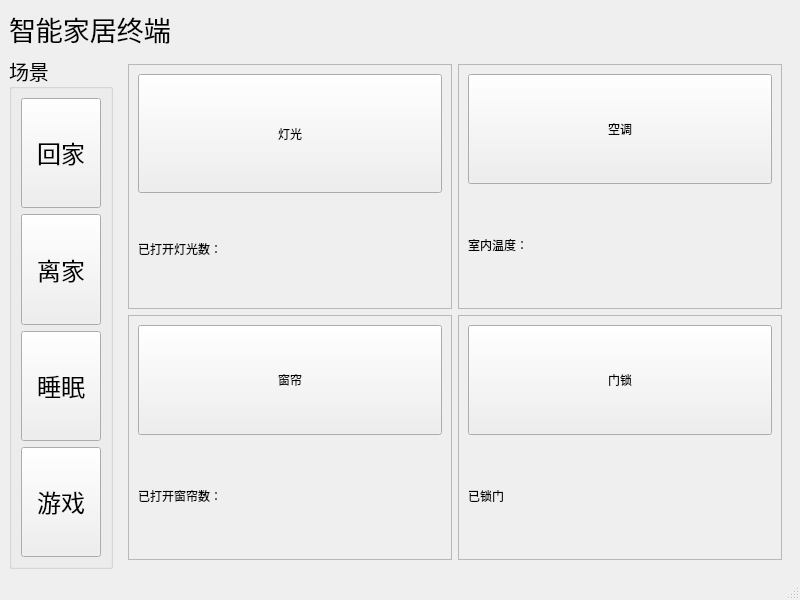
<?xml version="1.0" encoding="UTF-8"?>
<ui version="4.0">
 <class>MainWindow</class>
 <widget class="QMainWindow" name="MainWindow">
  <property name="geometry">
   <rect>
    <x>0</x>
    <y>0</y>
    <width>800</width>
    <height>600</height>
   </rect>
  </property>
  <property name="windowTitle">
   <string>MainWindow</string>
  </property>
  <widget class="QWidget" name="centralwidget">
   <layout class="QVBoxLayout" name="verticalLayout_2">
    <item>
     <widget class="QLabel" name="label">
      <property name="font">
       <font>
        <family>华文中宋</family>
        <pointsize>20</pointsize>
       </font>
      </property>
      <property name="text">
       <string>智能家居终端</string>
      </property>
     </widget>
    </item>
    <item>
     <layout class="QHBoxLayout" name="horizontalLayout">
      <item>
       <widget class="QGroupBox" name="groupBox">
        <property name="font">
         <font>
          <family>楷体</family>
          <pointsize>15</pointsize>
         </font>
        </property>
        <property name="title">
         <string>场景</string>
        </property>
        <layout class="QVBoxLayout" name="verticalLayout">
         <item>
          <widget class="QPushButton" name="comingHomeModeButton">
           <property name="sizePolicy">
            <sizepolicy hsizetype="Minimum" vsizetype="Expanding">
             <horstretch>0</horstretch>
             <verstretch>0</verstretch>
            </sizepolicy>
           </property>
           <property name="font">
            <font>
             <family>楷体</family>
             <pointsize>18</pointsize>
            </font>
           </property>
           <property name="text">
            <string>回家</string>
           </property>
          </widget>
         </item>
         <item>
          <widget class="QPushButton" name="leavingHomeModeButton">
           <property name="sizePolicy">
            <sizepolicy hsizetype="Minimum" vsizetype="Expanding">
             <horstretch>0</horstretch>
             <verstretch>0</verstretch>
            </sizepolicy>
           </property>
           <property name="font">
            <font>
             <family>楷体</family>
             <pointsize>18</pointsize>
            </font>
           </property>
           <property name="text">
            <string>离家</string>
           </property>
          </widget>
         </item>
         <item>
          <widget class="QPushButton" name="SleepModeButton">
           <property name="sizePolicy">
            <sizepolicy hsizetype="Minimum" vsizetype="Expanding">
             <horstretch>0</horstretch>
             <verstretch>0</verstretch>
            </sizepolicy>
           </property>
           <property name="font">
            <font>
             <family>楷体</family>
             <pointsize>18</pointsize>
            </font>
           </property>
           <property name="text">
            <string>睡眠</string>
           </property>
          </widget>
         </item>
         <item>
          <widget class="QPushButton" name="GameModeButton">
           <property name="sizePolicy">
            <sizepolicy hsizetype="Minimum" vsizetype="Expanding">
             <horstretch>0</horstretch>
             <verstretch>0</verstretch>
            </sizepolicy>
           </property>
           <property name="font">
            <font>
             <family>楷体</family>
             <pointsize>18</pointsize>
            </font>
           </property>
           <property name="text">
            <string>游戏</string>
           </property>
          </widget>
         </item>
        </layout>
       </widget>
      </item>
      <item>
       <widget class="QStackedWidget" name="stackedWidget">
        <property name="currentIndex">
         <number>0</number>
        </property>
        <widget class="QWidget" name="MainPage">
         <layout class="QGridLayout" name="gridLayout">
          <item row="0" column="0">
           <widget class="QFrame" name="frame">
            <property name="frameShape">
             <enum>QFrame::Shape::StyledPanel</enum>
            </property>
            <property name="frameShadow">
             <enum>QFrame::Shadow::Raised</enum>
            </property>
            <layout class="QVBoxLayout" name="verticalLayout_3">
             <item>
              <widget class="QPushButton" name="LightButton">
               <property name="sizePolicy">
                <sizepolicy hsizetype="Preferred" vsizetype="Preferred">
                 <horstretch>0</horstretch>
                 <verstretch>0</verstretch>
                </sizepolicy>
               </property>
               <property name="text">
                <string>灯光</string>
               </property>
              </widget>
             </item>
             <item>
              <widget class="QLabel" name="Lightlabel">
               <property name="sizePolicy">
                <sizepolicy hsizetype="Minimum" vsizetype="Preferred">
                 <horstretch>0</horstretch>
                 <verstretch>0</verstretch>
                </sizepolicy>
               </property>
               <property name="maximumSize">
                <size>
                 <width>100</width>
                 <height>100</height>
                </size>
               </property>
               <property name="text">
                <string>已打开灯光数：</string>
               </property>
              </widget>
             </item>
            </layout>
           </widget>
          </item>
          <item row="0" column="1">
           <widget class="QFrame" name="frame_2">
            <property name="frameShape">
             <enum>QFrame::Shape::StyledPanel</enum>
            </property>
            <property name="frameShadow">
             <enum>QFrame::Shadow::Raised</enum>
            </property>
            <layout class="QVBoxLayout" name="verticalLayout_5">
             <item>
              <widget class="QPushButton" name="AcButton">
               <property name="sizePolicy">
                <sizepolicy hsizetype="Preferred" vsizetype="Preferred">
                 <horstretch>0</horstretch>
                 <verstretch>0</verstretch>
                </sizepolicy>
               </property>
               <property name="text">
                <string>空调</string>
               </property>
              </widget>
             </item>
             <item>
              <widget class="QLabel" name="Aclabel">
               <property name="text">
                <string>室内温度：</string>
               </property>
              </widget>
             </item>
            </layout>
           </widget>
          </item>
          <item row="1" column="0">
           <widget class="QFrame" name="frame_3">
            <property name="frameShape">
             <enum>QFrame::Shape::StyledPanel</enum>
            </property>
            <property name="frameShadow">
             <enum>QFrame::Shadow::Raised</enum>
            </property>
            <layout class="QVBoxLayout" name="verticalLayout_4">
             <item>
              <widget class="QPushButton" name="CurtainButton">
               <property name="sizePolicy">
                <sizepolicy hsizetype="Preferred" vsizetype="Preferred">
                 <horstretch>0</horstretch>
                 <verstretch>0</verstretch>
                </sizepolicy>
               </property>
               <property name="text">
                <string>窗帘</string>
               </property>
              </widget>
             </item>
             <item>
              <widget class="QLabel" name="Curtainlabel">
               <property name="text">
                <string>已打开窗帘数：</string>
               </property>
              </widget>
             </item>
            </layout>
           </widget>
          </item>
          <item row="1" column="1">
           <widget class="QFrame" name="frame_4">
            <property name="frameShape">
             <enum>QFrame::Shape::StyledPanel</enum>
            </property>
            <property name="frameShadow">
             <enum>QFrame::Shadow::Raised</enum>
            </property>
            <layout class="QVBoxLayout" name="verticalLayout_6">
             <item>
              <widget class="QPushButton" name="LockButton">
               <property name="sizePolicy">
                <sizepolicy hsizetype="Preferred" vsizetype="Preferred">
                 <horstretch>0</horstretch>
                 <verstretch>0</verstretch>
                </sizepolicy>
               </property>
               <property name="text">
                <string>门锁</string>
               </property>
              </widget>
             </item>
             <item>
              <widget class="QLabel" name="Locklabel">
               <property name="text">
                <string>已锁门</string>
               </property>
              </widget>
             </item>
            </layout>
           </widget>
          </item>
         </layout>
        </widget>
        <widget class="QWidget" name="CurtainPage">
         <layout class="QVBoxLayout" name="verticalLayout_14">
          <item>
           <layout class="QHBoxLayout" name="horizontalLayout_19">
            <item>
             <widget class="QLabel" name="label_18">
              <property name="font">
               <font>
                <pointsize>13</pointsize>
               </font>
              </property>
              <property name="text">
               <string>客厅窗帘</string>
              </property>
             </widget>
            </item>
            <item>
             <widget class="QPushButton" name="pushButton_3">
              <property name="sizePolicy">
               <sizepolicy hsizetype="Maximum" vsizetype="Fixed">
                <horstretch>0</horstretch>
                <verstretch>0</verstretch>
               </sizepolicy>
              </property>
              <property name="maximumSize">
               <size>
                <width>200</width>
                <height>16777215</height>
               </size>
              </property>
              <property name="font">
               <font>
                <pointsize>13</pointsize>
               </font>
              </property>
              <property name="text">
               <string>开</string>
              </property>
             </widget>
            </item>
           </layout>
          </item>
          <item>
           <layout class="QHBoxLayout" name="horizontalLayout_20">
            <item>
             <widget class="QLabel" name="label_19">
              <property name="font">
               <font>
                <pointsize>13</pointsize>
               </font>
              </property>
              <property name="text">
               <string>卧室窗帘</string>
              </property>
             </widget>
            </item>
            <item>
             <widget class="QPushButton" name="pushButton_4">
              <property name="sizePolicy">
               <sizepolicy hsizetype="Maximum" vsizetype="Fixed">
                <horstretch>0</horstretch>
                <verstretch>0</verstretch>
               </sizepolicy>
              </property>
              <property name="maximumSize">
               <size>
                <width>200</width>
                <height>16777215</height>
               </size>
              </property>
              <property name="font">
               <font>
                <pointsize>13</pointsize>
               </font>
              </property>
              <property name="text">
               <string>开</string>
              </property>
             </widget>
            </item>
           </layout>
          </item>
          <item>
           <spacer name="verticalSpacer_2">
            <property name="orientation">
             <enum>Qt::Orientation::Vertical</enum>
            </property>
            <property name="sizeHint" stdset="0">
             <size>
              <width>20</width>
              <height>375</height>
             </size>
            </property>
           </spacer>
          </item>
          <item>
           <layout class="QHBoxLayout" name="horizontalLayout_21">
            <item>
             <widget class="QPushButton" name="pushButton">
              <property name="maximumSize">
               <size>
                <width>100</width>
                <height>16777215</height>
               </size>
              </property>
              <property name="text">
               <string>全开</string>
              </property>
             </widget>
            </item>
            <item>
             <spacer name="horizontalSpacer_6">
              <property name="orientation">
               <enum>Qt::Orientation::Horizontal</enum>
              </property>
              <property name="sizeHint" stdset="0">
               <size>
                <width>40</width>
                <height>20</height>
               </size>
              </property>
             </spacer>
            </item>
            <item>
             <widget class="QPushButton" name="pushButton_2">
              <property name="maximumSize">
               <size>
                <width>100</width>
                <height>16777215</height>
               </size>
              </property>
              <property name="text">
               <string>全关</string>
              </property>
             </widget>
            </item>
            <item>
             <spacer name="horizontalSpacer_7">
              <property name="orientation">
               <enum>Qt::Orientation::Horizontal</enum>
              </property>
              <property name="sizeHint" stdset="0">
               <size>
                <width>40</width>
                <height>20</height>
               </size>
              </property>
             </spacer>
            </item>
            <item>
             <widget class="QPushButton" name="pushButton_5">
              <property name="maximumSize">
               <size>
                <width>100</width>
                <height>16777215</height>
               </size>
              </property>
              <property name="text">
               <string>返回</string>
              </property>
             </widget>
            </item>
           </layout>
          </item>
         </layout>
        </widget>
        <widget class="QWidget" name="AcPage">
         <layout class="QVBoxLayout" name="verticalLayout_13">
          <item>
           <layout class="QHBoxLayout" name="horizontalLayout_17">
            <item>
             <widget class="QLabel" name="label_16">
              <property name="font">
               <font>
                <pointsize>12</pointsize>
               </font>
              </property>
              <property name="text">
               <string>客厅空调</string>
              </property>
             </widget>
            </item>
            <item>
             <widget class="QPushButton" name="LivingroomAcButton">
              <property name="font">
               <font>
                <pointsize>12</pointsize>
               </font>
              </property>
              <property name="text">
               <string>开</string>
              </property>
             </widget>
            </item>
            <item>
             <widget class="QComboBox" name="LivingroomAcModecomboBox">
              <property name="font">
               <font>
                <pointsize>12</pointsize>
               </font>
              </property>
              <item>
               <property name="text">
                <string>制冷</string>
               </property>
              </item>
              <item>
               <property name="text">
                <string>制热</string>
               </property>
              </item>
              <item>
               <property name="text">
                <string>除湿</string>
               </property>
              </item>
              <item>
               <property name="text">
                <string>通风</string>
               </property>
              </item>
              <item>
               <property name="text">
                <string>自动</string>
               </property>
              </item>
              <item>
               <property name="text">
                <string>睡眠</string>
               </property>
              </item>
             </widget>
            </item>
            <item>
             <widget class="QComboBox" name="LivingroomTemperaturecomboBox">
              <property name="font">
               <font>
                <pointsize>12</pointsize>
               </font>
              </property>
              <item>
               <property name="text">
                <string>16</string>
               </property>
              </item>
              <item>
               <property name="text">
                <string>17</string>
               </property>
              </item>
              <item>
               <property name="text">
                <string>18</string>
               </property>
              </item>
              <item>
               <property name="text">
                <string>19</string>
               </property>
              </item>
              <item>
               <property name="text">
                <string>20</string>
               </property>
              </item>
              <item>
               <property name="text">
                <string>21</string>
               </property>
              </item>
              <item>
               <property name="text">
                <string>22</string>
               </property>
              </item>
              <item>
               <property name="text">
                <string>23</string>
               </property>
              </item>
              <item>
               <property name="text">
                <string>24</string>
               </property>
              </item>
              <item>
               <property name="text">
                <string>25</string>
               </property>
              </item>
              <item>
               <property name="text">
                <string>26</string>
               </property>
              </item>
              <item>
               <property name="text">
                <string>27</string>
               </property>
              </item>
              <item>
               <property name="text">
                <string>28</string>
               </property>
              </item>
              <item>
               <property name="text">
                <string>29</string>
               </property>
              </item>
             </widget>
            </item>
           </layout>
          </item>
          <item>
           <layout class="QHBoxLayout" name="horizontalLayout_18">
            <item>
             <widget class="QLabel" name="label_17">
              <property name="font">
               <font>
                <pointsize>12</pointsize>
               </font>
              </property>
              <property name="text">
               <string>卧室空调</string>
              </property>
             </widget>
            </item>
            <item>
             <widget class="QPushButton" name="BedroomAcButton">
              <property name="font">
               <font>
                <pointsize>12</pointsize>
               </font>
              </property>
              <property name="text">
               <string>开</string>
              </property>
             </widget>
            </item>
            <item>
             <widget class="QComboBox" name="BedroomAcModecomboBox">
              <property name="font">
               <font>
                <pointsize>12</pointsize>
               </font>
              </property>
              <item>
               <property name="text">
                <string>制冷</string>
               </property>
              </item>
              <item>
               <property name="text">
                <string>制热</string>
               </property>
              </item>
              <item>
               <property name="text">
                <string>除湿</string>
               </property>
              </item>
              <item>
               <property name="text">
                <string>通风</string>
               </property>
              </item>
              <item>
               <property name="text">
                <string>自动</string>
               </property>
              </item>
              <item>
               <property name="text">
                <string>睡眠</string>
               </property>
              </item>
             </widget>
            </item>
            <item>
             <widget class="QComboBox" name="BedroomTemperaturecomboBox">
              <property name="font">
               <font>
                <pointsize>12</pointsize>
               </font>
              </property>
              <item>
               <property name="text">
                <string>16</string>
               </property>
              </item>
              <item>
               <property name="text">
                <string>17</string>
               </property>
              </item>
              <item>
               <property name="text">
                <string>18</string>
               </property>
              </item>
              <item>
               <property name="text">
                <string>19</string>
               </property>
              </item>
              <item>
               <property name="text">
                <string>20</string>
               </property>
              </item>
              <item>
               <property name="text">
                <string>21</string>
               </property>
              </item>
              <item>
               <property name="text">
                <string>22</string>
               </property>
              </item>
              <item>
               <property name="text">
                <string>23</string>
               </property>
              </item>
              <item>
               <property name="text">
                <string>24</string>
               </property>
              </item>
              <item>
               <property name="text">
                <string>25</string>
               </property>
              </item>
              <item>
               <property name="text">
                <string>26</string>
               </property>
              </item>
              <item>
               <property name="text">
                <string>27</string>
               </property>
              </item>
              <item>
               <property name="text">
                <string>28</string>
               </property>
              </item>
              <item>
               <property name="text">
                <string>29</string>
               </property>
              </item>
             </widget>
            </item>
           </layout>
          </item>
          <item>
           <spacer name="verticalSpacer_3">
            <property name="orientation">
             <enum>Qt::Orientation::Vertical</enum>
            </property>
            <property name="sizeHint" stdset="0">
             <size>
              <width>20</width>
              <height>371</height>
             </size>
            </property>
           </spacer>
          </item>
          <item>
           <layout class="QHBoxLayout" name="horizontalLayout_22">
            <item>
             <spacer name="horizontalSpacer">
              <property name="orientation">
               <enum>Qt::Orientation::Horizontal</enum>
              </property>
              <property name="sizeHint" stdset="0">
               <size>
                <width>40</width>
                <height>20</height>
               </size>
              </property>
             </spacer>
            </item>
            <item>
             <widget class="QPushButton" name="pushButton_6">
              <property name="maximumSize">
               <size>
                <width>100</width>
                <height>16777215</height>
               </size>
              </property>
              <property name="font">
               <font>
                <pointsize>13</pointsize>
               </font>
              </property>
              <property name="text">
               <string>返回</string>
              </property>
             </widget>
            </item>
           </layout>
          </item>
         </layout>
        </widget>
        <widget class="QWidget" name="LightPage">
         <layout class="QVBoxLayout" name="verticalLayout_12">
          <item>
           <layout class="QVBoxLayout" name="verticalLayout_11">
            <item>
             <layout class="QHBoxLayout" name="horizontalLayout_2">
              <item>
               <widget class="QLabel" name="label_2">
                <property name="font">
                 <font>
                  <pointsize>13</pointsize>
                 </font>
                </property>
                <property name="text">
                 <string>客厅灯</string>
                </property>
               </widget>
              </item>
              <item>
               <widget class="QPushButton" name="LivingroomLightButton">
                <property name="sizePolicy">
                 <sizepolicy hsizetype="Minimum" vsizetype="Maximum">
                  <horstretch>0</horstretch>
                  <verstretch>0</verstretch>
                 </sizepolicy>
                </property>
                <property name="maximumSize">
                 <size>
                  <width>200</width>
                  <height>200</height>
                 </size>
                </property>
                <property name="font">
                 <font>
                  <pointsize>11</pointsize>
                 </font>
                </property>
                <property name="text">
                 <string>开</string>
                </property>
               </widget>
              </item>
             </layout>
            </item>
            <item>
             <layout class="QHBoxLayout" name="horizontalLayout_3">
              <item>
               <widget class="QLabel" name="label_3">
                <property name="font">
                 <font>
                  <pointsize>13</pointsize>
                 </font>
                </property>
                <property name="text">
                 <string>厨房灯</string>
                </property>
               </widget>
              </item>
              <item>
               <widget class="QPushButton" name="KitchenLightButton">
                <property name="sizePolicy">
                 <sizepolicy hsizetype="Minimum" vsizetype="Maximum">
                  <horstretch>0</horstretch>
                  <verstretch>0</verstretch>
                 </sizepolicy>
                </property>
                <property name="maximumSize">
                 <size>
                  <width>200</width>
                  <height>200</height>
                 </size>
                </property>
                <property name="font">
                 <font>
                  <pointsize>11</pointsize>
                 </font>
                </property>
                <property name="text">
                 <string>开</string>
                </property>
               </widget>
              </item>
             </layout>
            </item>
            <item>
             <layout class="QHBoxLayout" name="horizontalLayout_4">
              <item>
               <widget class="QLabel" name="label_4">
                <property name="font">
                 <font>
                  <pointsize>13</pointsize>
                 </font>
                </property>
                <property name="text">
                 <string>卧室灯</string>
                </property>
               </widget>
              </item>
              <item>
               <widget class="QPushButton" name="BedroomLightButton">
                <property name="sizePolicy">
                 <sizepolicy hsizetype="Minimum" vsizetype="Maximum">
                  <horstretch>0</horstretch>
                  <verstretch>0</verstretch>
                 </sizepolicy>
                </property>
                <property name="maximumSize">
                 <size>
                  <width>200</width>
                  <height>200</height>
                 </size>
                </property>
                <property name="font">
                 <font>
                  <pointsize>11</pointsize>
                 </font>
                </property>
                <property name="text">
                 <string>开</string>
                </property>
               </widget>
              </item>
             </layout>
            </item>
            <item>
             <layout class="QHBoxLayout" name="horizontalLayout_5">
              <item>
               <widget class="QLabel" name="label_5">
                <property name="font">
                 <font>
                  <pointsize>13</pointsize>
                 </font>
                </property>
                <property name="text">
                 <string>洗手间灯</string>
                </property>
               </widget>
              </item>
              <item>
               <widget class="QPushButton" name="BathroomLightButton">
                <property name="sizePolicy">
                 <sizepolicy hsizetype="Minimum" vsizetype="Maximum">
                  <horstretch>0</horstretch>
                  <verstretch>0</verstretch>
                 </sizepolicy>
                </property>
                <property name="maximumSize">
                 <size>
                  <width>200</width>
                  <height>200</height>
                 </size>
                </property>
                <property name="font">
                 <font>
                  <pointsize>11</pointsize>
                 </font>
                </property>
                <property name="text">
                 <string>开</string>
                </property>
               </widget>
              </item>
             </layout>
            </item>
            <item>
             <layout class="QHBoxLayout" name="horizontalLayout_6">
              <item>
               <widget class="QLabel" name="label_6">
                <property name="font">
                 <font>
                  <pointsize>13</pointsize>
                 </font>
                </property>
                <property name="text">
                 <string>书房灯</string>
                </property>
               </widget>
              </item>
              <item>
               <widget class="QPushButton" name="StudyroomLightButton">
                <property name="sizePolicy">
                 <sizepolicy hsizetype="Minimum" vsizetype="Maximum">
                  <horstretch>0</horstretch>
                  <verstretch>0</verstretch>
                 </sizepolicy>
                </property>
                <property name="maximumSize">
                 <size>
                  <width>200</width>
                  <height>200</height>
                 </size>
                </property>
                <property name="font">
                 <font>
                  <pointsize>11</pointsize>
                 </font>
                </property>
                <property name="text">
                 <string>开</string>
                </property>
               </widget>
              </item>
             </layout>
            </item>
            <item>
             <layout class="QHBoxLayout" name="horizontalLayout_7">
              <item>
               <widget class="QLabel" name="label_7">
                <property name="font">
                 <font>
                  <pointsize>13</pointsize>
                 </font>
                </property>
                <property name="text">
                 <string>阳台灯</string>
                </property>
               </widget>
              </item>
              <item>
               <widget class="QPushButton" name="BalconyLightButton">
                <property name="sizePolicy">
                 <sizepolicy hsizetype="Minimum" vsizetype="Maximum">
                  <horstretch>0</horstretch>
                  <verstretch>0</verstretch>
                 </sizepolicy>
                </property>
                <property name="maximumSize">
                 <size>
                  <width>200</width>
                  <height>200</height>
                 </size>
                </property>
                <property name="font">
                 <font>
                  <pointsize>11</pointsize>
                 </font>
                </property>
                <property name="text">
                 <string>开</string>
                </property>
               </widget>
              </item>
             </layout>
            </item>
            <item>
             <layout class="QHBoxLayout" name="horizontalLayout_8">
              <item>
               <widget class="QLabel" name="label_8">
                <property name="font">
                 <font>
                  <pointsize>13</pointsize>
                 </font>
                </property>
                <property name="text">
                 <string>餐厅灯</string>
                </property>
               </widget>
              </item>
              <item>
               <widget class="QPushButton" name="DiningroomLightButton">
                <property name="sizePolicy">
                 <sizepolicy hsizetype="Minimum" vsizetype="Maximum">
                  <horstretch>0</horstretch>
                  <verstretch>0</verstretch>
                 </sizepolicy>
                </property>
                <property name="maximumSize">
                 <size>
                  <width>200</width>
                  <height>200</height>
                 </size>
                </property>
                <property name="font">
                 <font>
                  <pointsize>11</pointsize>
                 </font>
                </property>
                <property name="text">
                 <string>开</string>
                </property>
               </widget>
              </item>
             </layout>
            </item>
           </layout>
          </item>
          <item>
           <spacer name="verticalSpacer">
            <property name="orientation">
             <enum>Qt::Orientation::Vertical</enum>
            </property>
            <property name="sizeHint" stdset="0">
             <size>
              <width>20</width>
              <height>202</height>
             </size>
            </property>
           </spacer>
          </item>
          <item>
           <layout class="QHBoxLayout" name="horizontalLayout_16">
            <item>
             <widget class="QPushButton" name="AllturnOnButton">
              <property name="sizePolicy">
               <sizepolicy hsizetype="Maximum" vsizetype="Fixed">
                <horstretch>0</horstretch>
                <verstretch>0</verstretch>
               </sizepolicy>
              </property>
              <property name="maximumSize">
               <size>
                <width>100</width>
                <height>16777215</height>
               </size>
              </property>
              <property name="text">
               <string>全开</string>
              </property>
             </widget>
            </item>
            <item>
             <spacer name="horizontalSpacer_5">
              <property name="orientation">
               <enum>Qt::Orientation::Horizontal</enum>
              </property>
              <property name="sizeHint" stdset="0">
               <size>
                <width>40</width>
                <height>20</height>
               </size>
              </property>
             </spacer>
            </item>
            <item>
             <widget class="QPushButton" name="AllturnOffButton">
              <property name="maximumSize">
               <size>
                <width>100</width>
                <height>16777215</height>
               </size>
              </property>
              <property name="text">
               <string>全关</string>
              </property>
             </widget>
            </item>
            <item>
             <spacer name="horizontalSpacer_2">
              <property name="orientation">
               <enum>Qt::Orientation::Horizontal</enum>
              </property>
              <property name="sizeHint" stdset="0">
               <size>
                <width>40</width>
                <height>20</height>
               </size>
              </property>
             </spacer>
            </item>
            <item>
             <widget class="QPushButton" name="LightBackpushButton">
              <property name="maximumSize">
               <size>
                <width>100</width>
                <height>16777215</height>
               </size>
              </property>
              <property name="text">
               <string>返回</string>
              </property>
             </widget>
            </item>
           </layout>
          </item>
         </layout>
        </widget>
       </widget>
      </item>
     </layout>
    </item>
   </layout>
  </widget>
  <widget class="QMenuBar" name="menubar">
   <property name="geometry">
    <rect>
     <x>0</x>
     <y>0</y>
     <width>800</width>
     <height>20</height>
    </rect>
   </property>
  </widget>
  <widget class="QStatusBar" name="statusbar"/>
 </widget>
 <resources/>
 <connections/>
</ui>
